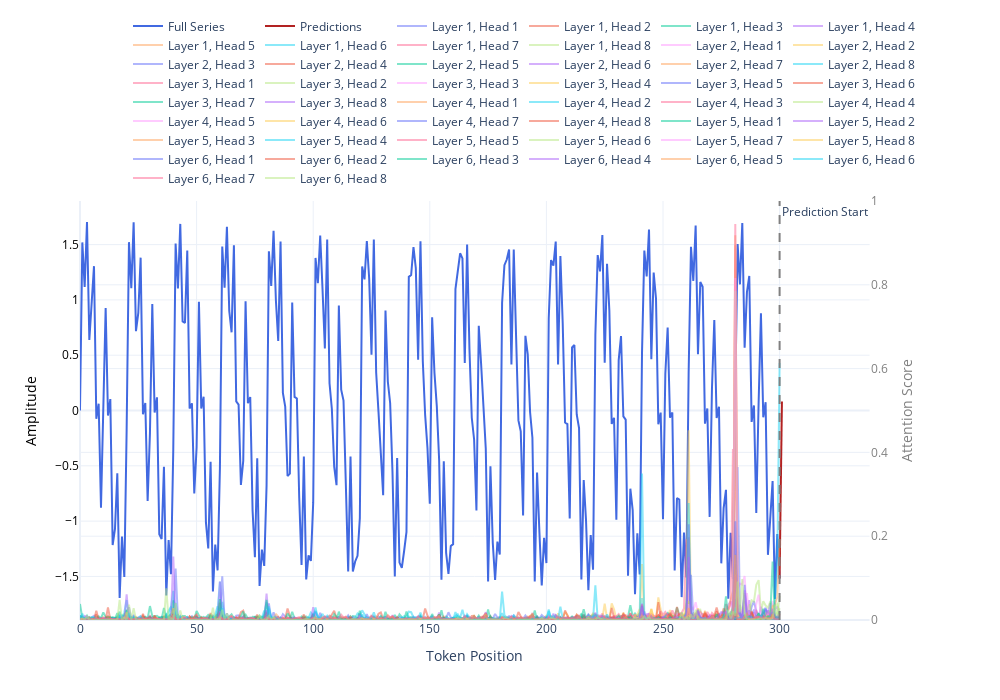

The cell this chart's notebook holds for it:
### Code cell
# Create a single figure to overlay all plots
fig = go.Figure()

# Add original series
fig.add_trace(go.Scatter(
    x=np.arange(len(series[0])),
    y=series[0].numpy(),
    mode='lines',
    name='Full Series',
    line=dict(color='royalblue')
))

# Add predictions part
fig.add_trace(go.Scatter(
    x=np.arange(len(series[0])-1, len(series[0]) + len(preds[0,0])),
    y=np.concatenate([[series[0].numpy()[-1]], preds[0,0].numpy()]),
    mode='lines',
    name='Predictions',
    line=dict(color='firebrick', width=2)
))

# Add a vertical line to mark the transition point
fig.add_vline(x=len(series[0])-1, line_dash="dash", line_color="gray",
              annotation_text="Prediction Start", annotation_position="top right")

# Add attention scores for each layer and head
colors = px.colors.qualitative.Plotly
color_idx = 0
for layer in range(num_layers):
    for head in range(num_heads):
        attn_scores = attns[layer][head].cpu().float().numpy()
        
        fig.add_trace(go.Scatter(
            x=np.arange(len(attn_scores)),
            y=attn_scores,
            mode='lines',
            name=f'Layer {layer+1}, Head {head+1}',
            line=dict(color=colors[color_idx % len(colors)]),
            opacity=0.5,
            yaxis='y2'
        ))
        color_idx += 1

# Set up the layout with two y-axes
fig.update_layout(
    title="",
    xaxis=dict(
        title="Token Position",
        domain=[0, 0.94]
    ),
    yaxis=dict(
        title="Amplitude",
        color="black",
        tickfont=dict(color="black")
    ),
    yaxis2=dict(
        title="Attention Score",
        color="grey",
        tickfont=dict(color="grey"),
        anchor="x",
        overlaying="y",
        side="right",
        range=[0, 1]  # Set the range from 0 to 1
    ),
    template="plotly_white",
    legend=dict(
        orientation="h",
        yanchor="bottom",
        y=1.02,
        xanchor="right",
        x=1
    ),
    height=700,
    width=1000
)

# Display the plot
fig.show()

### Figure 1 — Plotly figure (JSON) as saved in the notebook; plotly's stock layout.template omitted (floating-point values rounded to 4 significant figures; data arrays with more than 128 entries replaced by an {"elided": "..."} marker saying what was removed)
{"data": [{"line": {"color": "royalblue"}, "mode": "lines", "name": "Full Series", "type": "scatter", "x": {"elided": "301 int values"}, "y": {"elided": "301 float values"}}, {"line": {"color": "firebrick", "width": 2}, "mode": "lines", "name": "Predictions", "type": "scatter", "x": [300, 301], "y": [-1.52, 0.08236]}, {"line": {"color": "#636EFA"}, "mode": "lines", "name": "Layer 1, Head 1", "opacity": 0.5, "type": "scatter", "x": {"elided": "301 int values"}, "y": {"elided": "301 float values"}, "yaxis": "y2"}, {"line": {"color": "#EF553B"}, "mode": "lines", "name": "Layer 1, Head 2", "opacity": 0.5, "type": "scatter", "x": {"elided": "301 int values"}, "y": {"elided": "301 float values"}, "yaxis": "y2"}, {"line": {"color": "#00CC96"}, "mode": "lines", "name": "Layer 1, Head 3", "opacity": 0.5, "type": "scatter", "x": {"elided": "301 int values"}, "y": {"elided": "301 float values"}, "yaxis": "y2"}, {"line": {"color": "#AB63FA"}, "mode": "lines", "name": "Layer 1, Head 4", "opacity": 0.5, "type": "scatter", "x": {"elided": "301 int values"}, "y": {"elided": "301 float values"}, "yaxis": "y2"}, {"line": {"color": "#FFA15A"}, "mode": "lines", "name": "Layer 1, Head 5", "opacity": 0.5, "type": "scatter", "x": {"elided": "301 int values"}, "y": {"elided": "301 float values"}, "yaxis": "y2"}, {"line": {"color": "#19D3F3"}, "mode": "lines", "name": "Layer 1, Head 6", "opacity": 0.5, "type": "scatter", "x": {"elided": "301 int values"}, "y": {"elided": "301 float values"}, "yaxis": "y2"}, {"line": {"color": "#FF6692"}, "mode": "lines", "name": "Layer 1, Head 7", "opacity": 0.5, "type": "scatter", "x": {"elided": "301 int values"}, "y": {"elided": "301 float values"}, "yaxis": "y2"}, {"line": {"color": "#B6E880"}, "mode": "lines", "name": "Layer 1, Head 8", "opacity": 0.5, "type": "scatter", "x": {"elided": "301 int values"}, "y": {"elided": "301 float values"}, "yaxis": "y2"}, {"line": {"color": "#FF97FF"}, "mode": "lines", "name": "Layer 2, Head 1", "opacity": 0.5, "type": "scatter", "x": {"elided": "301 int values"}, "y": {"elided": "301 float values"}, "yaxis": "y2"}, {"line": {"color": "#FECB52"}, "mode": "lines", "name": "Layer 2, Head 2", "opacity": 0.5, "type": "scatter", "x": {"elided": "301 int values"}, "y": {"elided": "301 float values"}, "yaxis": "y2"}, {"line": {"color": "#636EFA"}, "mode": "lines", "name": "Layer 2, Head 3", "opacity": 0.5, "type": "scatter", "x": {"elided": "301 int values"}, "y": {"elided": "301 float values"}, "yaxis": "y2"}, {"line": {"color": "#EF553B"}, "mode": "lines", "name": "Layer 2, Head 4", "opacity": 0.5, "type": "scatter", "x": {"elided": "301 int values"}, "y": {"elided": "301 float values"}, "yaxis": "y2"}, {"line": {"color": "#00CC96"}, "mode": "lines", "name": "Layer 2, Head 5", "opacity": 0.5, "type": "scatter", "x": {"elided": "301 int values"}, "y": {"elided": "301 float values"}, "yaxis": "y2"}, {"line": {"color": "#AB63FA"}, "mode": "lines", "name": "Layer 2, Head 6", "opacity": 0.5, "type": "scatter", "x": {"elided": "301 int values"}, "y": {"elided": "301 float values"}, "yaxis": "y2"}, {"line": {"color": "#FFA15A"}, "mode": "lines", "name": "Layer 2, Head 7", "opacity": 0.5, "type": "scatter", "x": {"elided": "301 int values"}, "y": {"elided": "301 float values"}, "yaxis": "y2"}, {"line": {"color": "#19D3F3"}, "mode": "lines", "name": "Layer 2, Head 8", "opacity": 0.5, "type": "scatter", "x": {"elided": "301 int values"}, "y": {"elided": "301 float values"}, "yaxis": "y2"}, {"line": {"color": "#FF6692"}, "mode": "lines", "name": "Layer 3, Head 1", "opacity": 0.5, "type": "scatter", "x": {"elided": "301 int values"}, "y": {"elided": "301 float values"}, "yaxis": "y2"}, {"line": {"color": "#B6E880"}, "mode": "lines", "name": "Layer 3, Head 2", "opacity": 0.5, "type": "scatter", "x": {"elided": "301 int values"}, "y": {"elided": "301 float values"}, "yaxis": "y2"}, {"line": {"color": "#FF97FF"}, "mode": "lines", "name": "Layer 3, Head 3", "opacity": 0.5, "type": "scatter", "x": {"elided": "301 int values"}, "y": {"elided": "301 float values"}, "yaxis": "y2"}, {"line": {"color": "#FECB52"}, "mode": "lines", "name": "Layer 3, Head 4", "opacity": 0.5, "type": "scatter", "x": {"elided": "301 int values"}, "y": {"elided": "301 float values"}, "yaxis": "y2"}, {"line": {"color": "#636EFA"}, "mode": "lines", "name": "Layer 3, Head 5", "opacity": 0.5, "type": "scatter", "x": {"elided": "301 int values"}, "y": {"elided": "301 float values"}, "yaxis": "y2"}, {"line": {"color": "#EF553B"}, "mode": "lines", "name": "Layer 3, Head 6", "opacity": 0.5, "type": "scatter", "x": {"elided": "301 int values"}, "y": {"elided": "301 float values"}, "yaxis": "y2"}, {"line": {"color": "#00CC96"}, "mode": "lines", "name": "Layer 3, Head 7", "opacity": 0.5, "type": "scatter", "x": {"elided": "301 int values"}, "y": {"elided": "301 float values"}, "yaxis": "y2"}, {"line": {"color": "#AB63FA"}, "mode": "lines", "name": "Layer 3, Head 8", "opacity": 0.5, "type": "scatter", "x": {"elided": "301 int values"}, "y": {"elided": "301 float values"}, "yaxis": "y2"}, {"line": {"color": "#FFA15A"}, "mode": "lines", "name": "Layer 4, Head 1", "opacity": 0.5, "type": "scatter", "x": {"elided": "301 int values"}, "y": {"elided": "301 float values"}, "yaxis": "y2"}, {"line": {"color": "#19D3F3"}, "mode": "lines", "name": "Layer 4, Head 2", "opacity": 0.5, "type": "scatter", "x": {"elided": "301 int values"}, "y": {"elided": "301 float values"}, "yaxis": "y2"}, {"line": {"color": "#FF6692"}, "mode": "lines", "name": "Layer 4, Head 3", "opacity": 0.5, "type": "scatter", "x": {"elided": "301 int values"}, "y": {"elided": "301 float values"}, "yaxis": "y2"}, {"line": {"color": "#B6E880"}, "mode": "lines", "name": "Layer 4, Head 4", "opacity": 0.5, "type": "scatter", "x": {"elided": "301 int values"}, "y": {"elided": "301 float values"}, "yaxis": "y2"}, {"line": {"color": "#FF97FF"}, "mode": "lines", "name": "Layer 4, Head 5", "opacity": 0.5, "type": "scatter", "x": {"elided": "301 int values"}, "y": {"elided": "301 float values"}, "yaxis": "y2"}, {"line": {"color": "#FECB52"}, "mode": "lines", "name": "Layer 4, Head 6", "opacity": 0.5, "type": "scatter", "x": {"elided": "301 int values"}, "y": {"elided": "301 float values"}, "yaxis": "y2"}, {"line": {"color": "#636EFA"}, "mode": "lines", "name": "Layer 4, Head 7", "opacity": 0.5, "type": "scatter", "x": {"elided": "301 int values"}, "y": {"elided": "301 float values"}, "yaxis": "y2"}, {"line": {"color": "#EF553B"}, "mode": "lines", "name": "Layer 4, Head 8", "opacity": 0.5, "type": "scatter", "x": {"elided": "301 int values"}, "y": {"elided": "301 float values"}, "yaxis": "y2"}, {"line": {"color": "#00CC96"}, "mode": "lines", "name": "Layer 5, Head 1", "opacity": 0.5, "type": "scatter", "x": {"elided": "301 int values"}, "y": {"elided": "301 float values"}, "yaxis": "y2"}, {"line": {"color": "#AB63FA"}, "mode": "lines", "name": "Layer 5, Head 2", "opacity": 0.5, "type": "scatter", "x": {"elided": "301 int values"}, "y": {"elided": "301 float values"}, "yaxis": "y2"}, {"line": {"color": "#FFA15A"}, "mode": "lines", "name": "Layer 5, Head 3", "opacity": 0.5, "type": "scatter", "x": {"elided": "301 int values"}, "y": {"elided": "301 float values"}, "yaxis": "y2"}, {"line": {"color": "#19D3F3"}, "mode": "lines", "name": "Layer 5, Head 4", "opacity": 0.5, "type": "scatter", "x": {"elided": "301 int values"}, "y": {"elided": "301 float values"}, "yaxis": "y2"}, {"line": {"color": "#FF6692"}, "mode": "lines", "name": "Layer 5, Head 5", "opacity": 0.5, "type": "scatter", "x": {"elided": "301 int values"}, "y": {"elided": "301 float values"}, "yaxis": "y2"}, {"line": {"color": "#B6E880"}, "mode": "lines", "name": "Layer 5, Head 6", "opacity": 0.5, "type": "scatter", "x": {"elided": "301 int values"}, "y": {"elided": "301 float values"}, "yaxis": "y2"}, {"line": {"color": "#FF97FF"}, "mode": "lines", "name": "Layer 5, Head 7", "opacity": 0.5, "type": "scatter", "x": {"elided": "301 int values"}, "y": {"elided": "301 float values"}, "yaxis": "y2"}, {"line": {"color": "#FECB52"}, "mode": "lines", "name": "Layer 5, Head 8", "opacity": 0.5, "type": "scatter", "x": {"elided": "301 int values"}, "y": {"elided": "301 float values"}, "yaxis": "y2"}, {"line": {"color": "#636EFA"}, "mode": "lines", "name": "Layer 6, Head 1", "opacity": 0.5, "type": "scatter", "x": {"elided": "301 int values"}, "y": {"elided": "301 float values"}, "yaxis": "y2"}, {"line": {"color": "#EF553B"}, "mode": "lines", "name": "Layer 6, Head 2", "opacity": 0.5, "type": "scatter", "x": {"elided": "301 int values"}, "y": {"elided": "301 float values"}, "yaxis": "y2"}, {"line": {"color": "#00CC96"}, "mode": "lines", "name": "Layer 6, Head 3", "opacity": 0.5, "type": "scatter", "x": {"elided": "301 int values"}, "y": {"elided": "301 float values"}, "yaxis": "y2"}, {"line": {"color": "#AB63FA"}, "mode": "lines", "name": "Layer 6, Head 4", "opacity": 0.5, "type": "scatter", "x": {"elided": "301 int values"}, "y": {"elided": "301 float values"}, "yaxis": "y2"}, {"line": {"color": "#FFA15A"}, "mode": "lines", "name": "Layer 6, Head 5", "opacity": 0.5, "type": "scatter", "x": {"elided": "301 int values"}, "y": {"elided": "301 float values"}, "yaxis": "y2"}, {"line": {"color": "#19D3F3"}, "mode": "lines", "name": "Layer 6, Head 6", "opacity": 0.5, "type": "scatter", "x": {"elided": "301 int values"}, "y": {"elided": "301 float values"}, "yaxis": "y2"}, {"line": {"color": "#FF6692"}, "mode": "lines", "name": "Layer 6, Head 7", "opacity": 0.5, "type": "scatter", "x": {"elided": "301 int values"}, "y": {"elided": "301 float values"}, "yaxis": "y2"}, {"line": {"color": "#B6E880"}, "mode": "lines", "name": "Layer 6, Head 8", "opacity": 0.5, "type": "scatter", "x": {"elided": "301 int values"}, "y": {"elided": "301 float values"}, "yaxis": "y2"}], "layout": {"annotations": [{"showarrow": false, "text": "Prediction Start", "x": 300, "xanchor": "left", "xref": "x", "y": 1, "yanchor": "top", "yref": "y domain"}], "height": 700, "legend": {"orientation": "h", "x": 1, "xanchor": "right", "y": 1.02, "yanchor": "bottom"}, "shapes": [{"line": {"color": "gray", "dash": "dash"}, "type": "line", "x0": 300, "x1": 300, "xref": "x", "y0": 0, "y1": 1, "yref": "y domain"}], "title": {"text": ""}, "width": 1000, "xaxis": {"domain": [0, 0.94], "title": {"text": "Token Position"}}, "yaxis": {"color": "black", "tickfont": {"color": "black"}, "title": {"text": "Amplitude"}}, "yaxis2": {"anchor": "x", "color": "grey", "overlaying": "y", "range": [0, 1], "side": "right", "tickfont": {"color": "grey"}, "title": {"text": "Attention Score"}}}}
